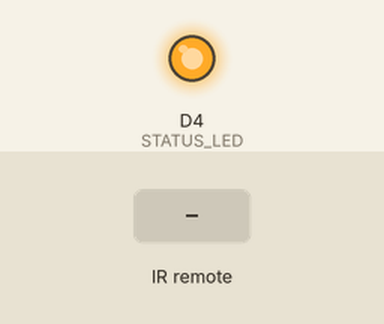
Bench run of a sketch on a simulated ESP8266 (NodeMCU). On the bench: output pins drawn as LEDs (lit = HIGH). Dashed ring = blinking. The test bench sets the inputs (shaded band). WiFi joins after 1.5 s; servers stay silent unless stated; uploads are accepted with an empty reply; what the sketch prints to the serial monitor is not drawn.

Above: at 0.1 s.
At 3.6 s:
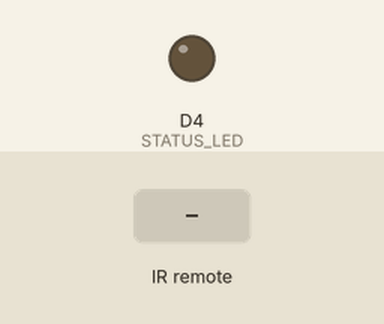
3.7 s: infrared code 0x175703 received
At 6.34 s:
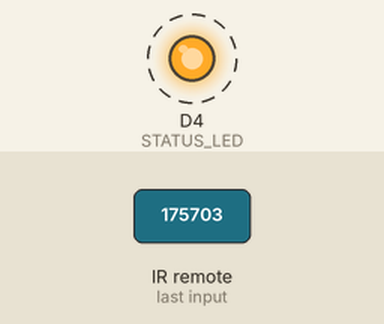
Timing chart, 0 to 8.2 s (numbered marks = the images above; inputs shaded):
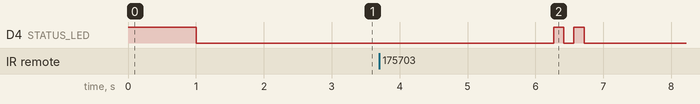

Measured:
- after the input at 3.7 s, D4 (STATUS_LED): alternates HIGH for 0.15 s and LOW for 0.15 s, 4 changes in all, then stays LOW, starting after 2.6 s

The sketch:

Client.ino
```cpp
#include <ESP8266WiFi.h>
#include <ESP8266HTTPClient.h>
#include <WiFiClient.h>
#include <ArduinoJson.h>
#include <RCSwitch.h>

const char* ssid = "SSQZX-B";
const char* password = "ssqzx888";
const char* serverUrl = "http://hostname/api/status";
const char* logUrl = "http://hostname/api/log";
const char* deviceStatusUrl = "http://hostname/api/device-status";

// 433MHz configuration
RCSwitch mySwitch = RCSwitch();
const unsigned long CMD_UP = 1529603;      // 上升
const unsigned long CMD_DOWN = 1529792;    // 下降
const unsigned long CMD_LOCK = 1529612;    // 锁门
const unsigned long CMD_PAUSE = 1529648;   // 暂停/解锁

// Hardware pins
const int TRANSMIT_PIN = D1;    // 发送模块DATA引脚
const int RECEIVE_PIN = D2;     // 接收模块DATA引脚
const int STATUS_LED = LED_BUILTIN;

const unsigned long STATUS_CHECK_INTERVAL = 3000; // 3秒检查服务器命令
const unsigned long HEARTBEAT_INTERVAL = 30000;   // 30秒发送一次心跳
const unsigned long SIGNAL_REPEAT_DELAY = 20;     // 信号重复间隔
const unsigned long LED_BLINK_DELAY = 200;        // LED闪烁延迟
const unsigned long STATE_CHANGE_DELAY = 2000;    // 状态变化后等待时间（模拟运动完成）

String currentStatus = "closed";  // closed, open, locked, stopped, moving_up, moving_down
unsigned long lastStatusCheck = 0;
unsigned long lastHeartbeat = 0;
unsigned long lastStateChange = 0;  // Track last state change for delays
bool heartbeatWorking = false;

void setup() {
  Serial.begin(115200);

  // Initialize 433MHz module
  mySwitch.enableTransmit(TRANSMIT_PIN);  // 发送引脚
  mySwitch.enableReceive(RECEIVE_PIN);    // 接收引脚
  mySwitch.setProtocol(1);                // 设置协议（根据信号）
  mySwitch.setPulseLength(350);           // 脉冲长度（需要调整）

  // Initialize LED
  pinMode(STATUS_LED, OUTPUT);
  digitalWrite(STATUS_LED, HIGH);

  // Connect to WiFi
  WiFi.begin(ssid, password);
  Serial.print("🔌 连接WiFi");
  while (WiFi.status() != WL_CONNECTED) {
    delay(1000);
    Serial.print(".");
    digitalWrite(STATUS_LED, !digitalRead(STATUS_LED)); // Blink LED
  }
  Serial.println("\n✅ WiFi连接成功!");
  Serial.print("📡 IP地址: ");
  Serial.println(WiFi.localIP());

  digitalWrite(STATUS_LED, LOW);

  sendDeviceStatus("closed", WiFi.localIP().toString());
  sendLog("closed", "设备上线 - 默认状态: 关闭");

  Serial.println("🛡️ 系统就绪 - 等待命令...");
  Serial.println("可用命令: up, down, stop, lock");
  heartbeatWorking = true;
}

void loop() {
  check433Receiver();

  if (millis() - lastStatusCheck > STATUS_CHECK_INTERVAL) {
    checkServerCommands();
    lastStatusCheck = millis();
  }

  if (millis() - lastHeartbeat > HEARTBEAT_INTERVAL) {
    sendHeartbeat();
    lastHeartbeat = millis();
  }

  if (currentStatus.indexOf("moving") >= 0 && millis() - lastStateChange > STATE_CHANGE_DELAY) {
    if (currentStatus == "moving_up") {
      currentStatus = "open";
    } else if (currentStatus == "moving_down") {
      currentStatus = "closed";
    }
    sendDeviceStatus(currentStatus, WiFi.localIP().toString());
    sendLog(currentStatus, String("状态自动更新: ") + currentStatus);
    lastStateChange = millis();
  }

  delay(50);
}

void check433Receiver() {
  if (mySwitch.available()) {
    unsigned long value = mySwitch.getReceivedValue();
    unsigned int bitLength = mySwitch.getReceivedBitlength();
    unsigned int protocol = mySwitch.getReceivedProtocol();

    Serial.println("=== 📡 接收到433MHz信号 ===");
    Serial.print("数值: ");
    Serial.println(value);
    Serial.print("比特长度: ");
    Serial.println(bitLength);
    Serial.print("协议: ");
    Serial.println(protocol);

    String command = "";
    String message = "";

    if (value == CMD_UP) {
      command = "up";
      message = "遥控器 - 卷帘门上升";
    } else if (value == CMD_DOWN) {
      command = "down";
      message = "遥控器 - 卷帘门下降";
    } else if (value == CMD_LOCK) {
      command = "lock";
      message = "遥控器 - 卷帘门锁定";
    } else if (value == CMD_PAUSE) {
      command = "stop";
      message = "遥控器 - 卷帘门停止";
    } else {
      command = "unknown";
      message = "未知遥控信号: " + String(value);
    }

    if (command != "unknown") {
      executeRemoteCommand(command, message);
    }

    Serial.println("================================");
    mySwitch.resetAvailable();
  }
}

void checkServerCommands() {
  if (WiFi.status() == WL_CONNECTED) {
    WiFiClient client;
    HTTPClient http;

    http.begin(client, serverUrl);
    http.addHeader("Content-Type", "application/json");

    int httpCode = http.GET();

    if (httpCode == 200) {
      String payload = http.getString();
      DynamicJsonDocument doc(1024);
      deserializeJson(doc, payload);

      String command = doc["command"];
      if (command != "" && command != currentStatus) {
        String message = "服务器 - 卷帘门" + getActionDesc(command);
        executeRemoteCommand(command, message);
      }
    } else {
      Serial.println("❌ HTTP请求失败: " + String(httpCode));
      heartbeatWorking = false;
    }

    http.end();
  }
}

String getActionDesc(String command) {
  if (command == "up") return "上升";
  if (command == "down") return "下降";
  if (command == "stop") return "停止";
  if (command == "lock") return "锁定";
  return command;
}

void executeRemoteCommand(String command, String message) {
  if (command == "up") {
    if (currentStatus == "locked") {
      // Unlock first
      send433Signal(CMD_PAUSE);
      sendLog("stop", "自动解锁 - 准备上升");
      delay(500);
      currentStatus = "stopped";
    }
    if (currentStatus != "open") {
      send433Signal(CMD_UP);
      currentStatus = "moving_up";
      lastStateChange = millis();
      sendLog("moving_up", message);
      blinkLED(2, 150);
    } else {
      sendLog("open", "已打开 - 忽略上升命令");
    }
  } else if (command == "down") {
    if (currentStatus == "locked") {
      // Unlock first
      send433Signal(CMD_PAUSE);
      sendLog("stop", "自动解锁 - 准备下降");
      delay(500);
      currentStatus = "stopped";
    }
    if (currentStatus != "closed") {
      send433Signal(CMD_DOWN);
      currentStatus = "moving_down";
      lastStateChange = millis();
      sendLog("moving_down", message);
      blinkLED(2, 150);
    } else {
      sendLog("closed", "已关闭 - 忽略下降命令");
    }
  } else if (command == "stop") {
    send433Signal(CMD_PAUSE);
    if (currentStatus.indexOf("moving") >= 0) {
      currentStatus = "stopped";
    } else if (currentStatus == "locked") {
      currentStatus = "stopped"; // Unlocked
    }
    sendLog("stopped", message);
    blinkLED(1, LED_BLINK_DELAY);
  } else if (command == "lock") {
    if (currentStatus.indexOf("moving") >= 0) {
      // Stop first
      send433Signal(CMD_PAUSE);
      delay(500);
      currentStatus = "stopped";
      sendLog("stopped", "自动停止 - 准备锁定");
    }
    send433Signal(CMD_LOCK);
    currentStatus = "locked";
    sendLog("locked", message);
    blinkLED(3, 100);
  }

  sendDeviceStatus(currentStatus, WiFi.localIP().toString());
}

void send433Signal(unsigned long code) {
  Serial.print("📡 发送433MHz信号: ");
  Serial.println(code);

  for (int i = 0; i < 5; i++) {
    mySwitch.send(code, 24);
    delay(SIGNAL_REPEAT_DELAY);
  }

  Serial.println("✅ 信号发送完成");
}

void sendDeviceStatus(String status, String ip) {
  if (WiFi.status() == WL_CONNECTED) {
    WiFiClient client;
    HTTPClient http;

    http.begin(client, deviceStatusUrl);
    http.addHeader("Content-Type", "application/json");

    DynamicJsonDocument doc(512);
    doc["status"] = status;
    doc["ip"] = ip;

    String jsonString;
    serializeJson(doc, jsonString);

    int httpCode = http.POST(jsonString);
    Serial.print("📊 设备状态发送结果: ");
    Serial.println(httpCode);

    http.end();
    heartbeatWorking = (httpCode == 200);
  }
}

void sendLog(String status, String message) {
  if (WiFi.status() == WL_CONNECTED) {
    WiFiClient client;
    HTTPClient http;

    http.begin(client, logUrl);
    http.addHeader("Content-Type", "application/json");

    DynamicJsonDocument doc(512);
    doc["status"] = status;
    doc["message"] = message;
    doc["timestamp"] = millis() / 1000;

    String jsonString;
    serializeJson(doc, jsonString);

    int httpCode = http.POST(jsonString);
    Serial.print("📝 日志发送结果: ");
    Serial.println(httpCode);

    http.end();
  }
}

void sendHeartbeat() {
  String hbMessage = heartbeatWorking ? "心跳检测 - 系统运行正常" : "心跳检测 - 警告 - 连接异常";
  sendLog(currentStatus, hbMessage);
  sendDeviceStatus(currentStatus, WiFi.localIP().toString());
  Serial.println("💓 发送心跳 - 状态: " + currentStatus);
}

void blinkLED(int times, unsigned long delayMs) {
  for (int i = 0; i < times; i++) {
    digitalWrite(STATUS_LED, HIGH);
    delay(delayMs);
    digitalWrite(STATUS_LED, LOW);
    delay(delayMs);
  }
}
```
